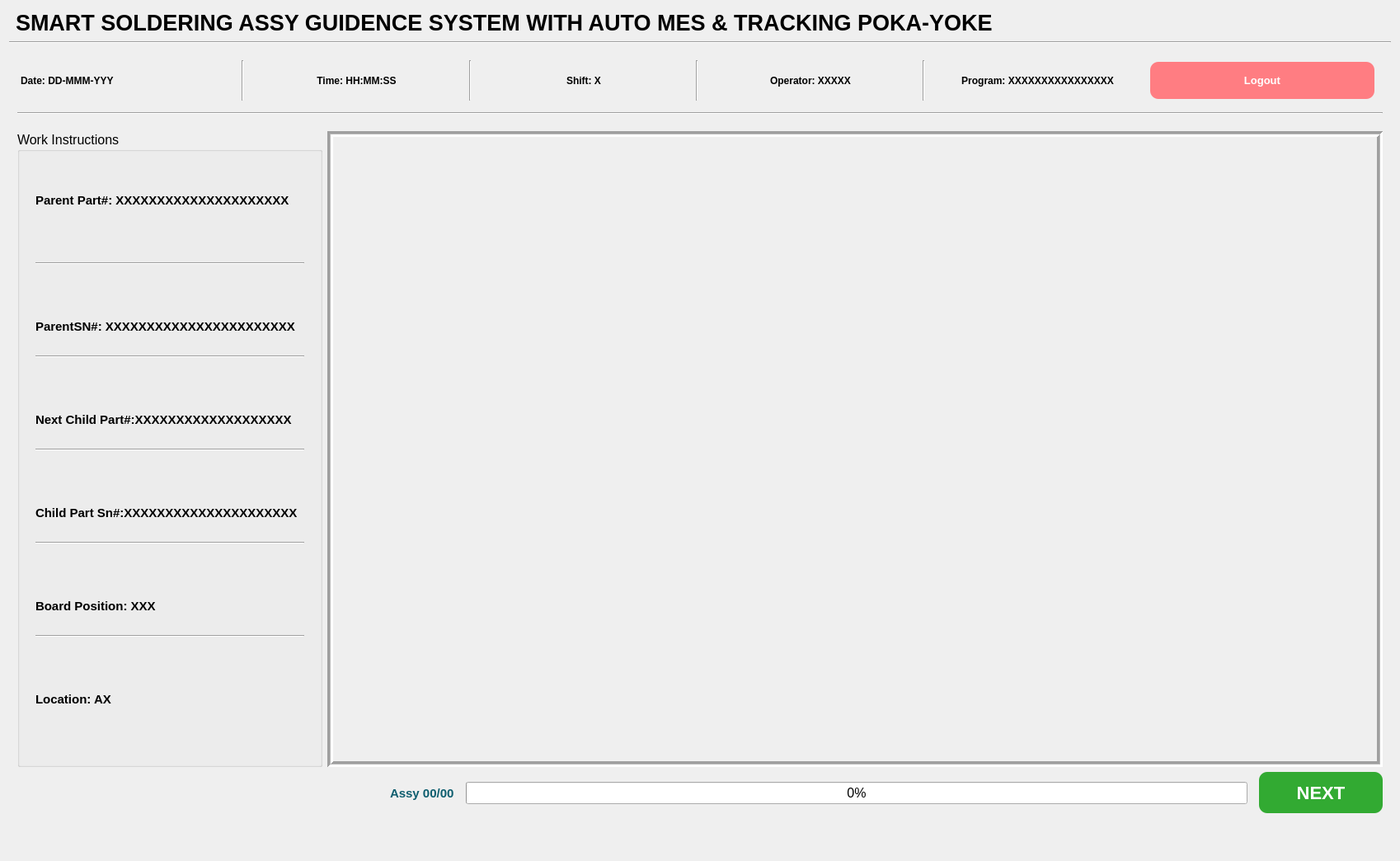
        <widget class="QWidget" name="opPanePage2">
         <layout class="QGridLayout" name="gridLayout_4">
          <item row="2" column="0">
           <widget class="Line" name="line">
            <property name="orientation">
             <enum>Qt::Horizontal</enum>
            </property>
           </widget>
          </item>
          <item row="3" column="0">
           <layout class="QGridLayout" name="gridLayout_3">
            <property name="leftMargin">
             <number>10</number>
            </property>
            <property name="rightMargin">
             <number>10</number>
            </property>
            <property name="verticalSpacing">
             <number>0</number>
            </property>
            <item row="6" column="0" colspan="2">
             <layout class="QHBoxLayout" name="horizontalLayout_7">
              <property name="spacing">
               <number>14</number>
              </property>
              <item>
               <spacer name="horizontalSpacer_7">
                <property name="orientation">
                 <enum>Qt::Horizontal</enum>
                </property>
                <property name="sizeType">
                 <enum>QSizePolicy::Preferred</enum>
                </property>
                <property name="sizeHint" stdset="0">
                 <size>
                  <width>452</width>
                  <height>20</height>
                 </size>
                </property>
               </spacer>
              </item>
              <item>
               <widget class="QLabel" name="total_assy_count_lab">
                <property name="minimumSize">
                 <size>
                  <width>0</width>
                  <height>63</height>
                 </size>
                </property>
                <property name="font">
                 <font>
                  <pointsize>11</pointsize>
                  <weight>75</weight>
                  <bold>true</bold>
                 </font>
                </property>
                <property name="styleSheet">
                 <string notr="true">color:#0E5E6F;</string>
                </property>
                <property name="frameShape">
                 <enum>QFrame::NoFrame</enum>
                </property>
                <property name="text">
                 <string>Assy 00/00</string>
                </property>
               </widget>
              </item>
              <item>
               <widget class="QProgressBar" name="progressBar">
                <property name="minimumSize">
                 <size>
                  <width>948</width>
                  <height>0</height>
                 </size>
                </property>
                <property name="font">
                 <font>
                  <pointsize>12</pointsize>
                 </font>
                </property>
                <property name="value">
                 <number>0</number>
                </property>
               </widget>
              </item>
              <item>
               <widget class="QPushButton" name="next">
                <property name="minimumSize">
                 <size>
                  <width>150</width>
                  <height>50</height>
                 </size>
                </property>
                <property name="styleSheet">
                 <string notr="true">QPushButton
{
   background-color: rgb(50,170,50);border-radius:10px;color:white;font-weight:bold;font-size:22px;
}

QPushButton:pressed
{
  background-color: rgb(10, 100, 10);     
}

</string>
                </property>
                <property name="text">
                 <string>NEXT</string>
                </property>
               </widget>
              </item>
             </layout>
            </item>
            <item row="4" column="1">
             <widget class="QLabel" name="label">
              <property name="minimumSize">
               <size>
                <width>1280</width>
                <height>720</height>
               </size>
              </property>
              <property name="maximumSize">
               <size>
                <width>2020</width>
                <height>1136</height>
               </size>
              </property>
              <property name="styleSheet">
               <string notr="true"/>
              </property>
              <property name="frameShape">
               <enum>QFrame::Box</enum>
              </property>
              <property name="frameShadow">
               <enum>QFrame::Sunken</enum>
              </property>
              <property name="lineWidth">
               <number>3</number>
              </property>
              <property name="midLineWidth">
               <number>1</number>
              </property>
              <property name="text">
               <string/>
              </property>
              <property name="textFormat">
               <enum>Qt::PlainText</enum>
              </property>
              <property name="scaledContents">
               <bool>true</bool>
              </property>
             </widget>
            </item>
            <item row="1" column="0" colspan="2">
             <widget class="QFrame" name="frame">
              <property name="minimumSize">
               <size>
                <width>0</width>
                <height>77</height>
               </size>
              </property>
              <property name="font">
               <font>
                <pointsize>5</pointsize>
               </font>
              </property>
              <property name="autoFillBackground">
               <bool>false</bool>
              </property>
              <property name="frameShape">
               <enum>QFrame::NoFrame</enum>
              </property>
              <property name="frameShadow">
               <enum>QFrame::Raised</enum>
              </property>
              <layout class="QHBoxLayout" name="horizontalLayout_2">
               <property name="leftMargin">
                <number>0</number>
               </property>
               <property name="rightMargin">
                <number>0</number>
               </property>
               <item>
                <layout class="QHBoxLayout" name="horizontalLayout">
                 <item>
                  <widget class="QFrame" name="frame_2">
                   <property name="autoFillBackground">
                    <bool>false</bool>
                   </property>
                   <property name="frameShape">
                    <enum>QFrame::NoFrame</enum>
                   </property>
                   <property name="frameShadow">
                    <enum>QFrame::Raised</enum>
                   </property>
                   <layout class="QHBoxLayout" name="horizontalLayout_9">
                    <property name="spacing">
                     <number>0</number>
                    </property>
                    <property name="leftMargin">
                     <number>0</number>
                    </property>
                    <property name="topMargin">
                     <number>0</number>
                    </property>
                    <property name="rightMargin">
                     <number>0</number>
                    </property>
                    <property name="bottomMargin">
                     <number>0</number>
                    </property>
                    <item>
                     <layout class="QHBoxLayout" name="horizontalLayout_8">
                      <property name="leftMargin">
                       <number>0</number>
                      </property>
                      <property name="topMargin">
                       <number>5</number>
                      </property>
                      <property name="rightMargin">
                       <number>10</number>
                      </property>
                      <property name="bottomMargin">
                       <number>5</number>
                      </property>
                      <item>
                       <widget class="QLabel" name="dat_lab">
                        <property name="minimumSize">
                         <size>
                          <width>0</width>
                          <height>45</height>
                         </size>
                        </property>
                        <property name="font">
                         <font>
                          <pointsize>9</pointsize>
                          <weight>75</weight>
                          <bold>true</bold>
                         </font>
                        </property>
                        <property name="styleSheet">
                         <string notr="true">padding:1px;</string>
                        </property>
                        <property name="text">
                         <string>Date: DD-MMM-YYY</string>
                        </property>
                        <property name="alignment">
                         <set>Qt::AlignLeading|Qt::AlignLeft|Qt::AlignVCenter</set>
                        </property>
                       </widget>
                      </item>
                      <item>
                       <widget class="Line" name="line_2">
                        <property name="orientation">
                         <enum>Qt::Vertical</enum>
                        </property>
                       </widget>
                      </item>
                      <item>
                       <widget class="QLabel" name="time_lab">
                        <property name="minimumSize">
                         <size>
                          <width>0</width>
                          <height>45</height>
                         </size>
                        </property>
                        <property name="font">
                         <font>
                          <pointsize>9</pointsize>
                          <weight>75</weight>
                          <bold>true</bold>
                         </font>
                        </property>
                        <property name="styleSheet">
                         <string notr="true">color:#;</string>
                        </property>
                        <property name="text">
                         <string>Time: HH:MM:SS</string>
                        </property>
                        <property name="alignment">
                         <set>Qt::AlignCenter</set>
                        </property>
                       </widget>
                      </item>
                      <item>
                       <widget class="Line" name="line_3">
                        <property name="orientation">
                         <enum>Qt::Vertical</enum>
                        </property>
                       </widget>
                      </item>
                      <item>
                       <widget class="QLabel" name="shift_lab">
                        <property name="minimumSize">
                         <size>
                          <width>0</width>
                          <height>45</height>
                         </size>
                        </property>
                        <property name="font">
                         <font>
                          <pointsize>9</pointsize>
                          <weight>75</weight>
                          <bold>true</bold>
                         </font>
                        </property>
                        <property name="styleSheet">
                         <string notr="true">color:#;</string>
                        </property>
                        <property name="text">
                         <string>Shift: X</string>
                        </property>
                        <property name="alignment">
                         <set>Qt::AlignCenter</set>
                        </property>
                       </widget>
                      </item>
                      <item>
                       <widget class="Line" name="line_4">
                        <property name="orientation">
                         <enum>Qt::Vertical</enum>
                        </property>
                       </widget>
                      </item>
                      <item>
                       <widget class="QLabel" name="operator_lab">
                        <property name="minimumSize">
                         <size>
                          <width>0</width>
                          <height>45</height>
                         </size>
                        </property>
                        <property name="font">
                         <font>
                          <pointsize>9</pointsize>
                          <weight>75</weight>
                          <bold>true</bold>
                         </font>
                        </property>
                        <property name="styleSheet">
                         <string notr="true">color:#;</string>
                        </property>
                        <property name="text">
                         <string>Operator: XXXXX</string>
                        </property>
                        <property name="alignment">
                         <set>Qt::AlignCenter</set>
                        </property>
                       </widget>
                      </item>
                      <item>
                       <widget class="Line" name="line_5">
                        <property name="orientation">
                         <enum>Qt::Vertical</enum>
                        </property>
                       </widget>
                      </item>
                      <item>
                       <widget class="QLabel" name="program_lab">
                        <property name="minimumSize">
                         <size>
                          <width>0</width>
                          <height>45</height>
                         </size>
                        </property>
                        <property name="font">
                         <font>
                          <pointsize>9</pointsize>
                          <weight>75</weight>
                          <bold>true</bold>
                         </font>
                        </property>
                        <property name="styleSheet">
                         <string notr="true">color:#;</string>
                        </property>
                        <property name="text">
                         <string>Program: XXXXXXXXXXXXXXXX</string>
                        </property>
                        <property name="alignment">
                         <set>Qt::AlignCenter</set>
                        </property>
                       </widget>
                      </item>
                      <item>
                       <widget class="QPushButton" name="logout_p">
                        <property name="minimumSize">
                         <size>
                          <width>0</width>
                          <height>45</height>
                         </size>
                        </property>
                        <property name="font">
                         <font>
                          <pointsize>10</pointsize>
                          <weight>75</weight>
                          <bold>true</bold>
                         </font>
                        </property>
                        <property name="styleSheet">
                         <string notr="true">QPushButton
{
   background-color: rgb(255,125,130);border-radius:10px;color:white;font-weight:bold;
}

QPushButton:pressed
{
  background-color: rgb(255, 100, 100);     
}

</string>
                        </property>
                        <property name="text">
                         <string>Logout</string>
                        </property>
                        <property name="iconSize">
                         <size>
                          <width>16</width>
                          <height>56</height>
                         </size>
                        </property>
                        <property name="autoDefault">
                         <bool>false</bool>
                        </property>
                        <property name="flat">
                         <bool>false</bool>
                        </property>
                       </widget>
                      </item>
                     </layout>
                    </item>
                   </layout>
                  </widget>
                 </item>
                </layout>
               </item>
              </layout>
             </widget>
            </item>
            <item row="4" column="0">
             <widget class="QGroupBox" name="groupBox">
              <property name="maximumSize">
               <size>
                <width>450</width>
                <height>16777215</height>
               </size>
              </property>
              <property name="font">
               <font>
                <pointsize>12</pointsize>
               </font>
              </property>
              <property name="autoFillBackground">
               <bool>false</bool>
              </property>
              <property name="styleSheet">
               <string notr="true">color:#442cre</string>
              </property>
              <property name="title">
               <string>Work Instructions </string>
              </property>
              <layout class="QVBoxLayout" name="verticalLayout_2">
               <item>
                <layout class="QVBoxLayout" name="verticalLayout">
                 <property name="spacing">
                  <number>10</number>
                 </property>
                 <property name="leftMargin">
                  <number>10</number>
                 </property>
                 <property name="topMargin">
                  <number>25</number>
                 </property>
                 <property name="rightMargin">
                  <number>10</number>
                 </property>
                 <property name="bottomMargin">
                  <number>5</number>
                 </property>
                 <item>
                  <widget class="QLabel" name="Parent_part_lab">
                   <property name="minimumSize">
                    <size>
                     <width>0</width>
                     <height>50</height>
                    </size>
                   </property>
                   <property name="font">
                    <font>
                     <pointsize>11</pointsize>
                     <weight>75</weight>
                     <bold>true</bold>
                    </font>
                   </property>
                   <property name="styleSheet">
                    <string notr="true">color:#442cre</string>
                   </property>
                   <property name="frameShape">
                    <enum>QFrame::NoFrame</enum>
                   </property>
                   <property name="text">
                    <string>Parent Part#: XXXXXXXXXXXXXXXXXXXXX</string>
                   </property>
                  </widget>
                 </item>
                 <item>
                  <spacer name="verticalSpacer_14">
                   <property name="orientation">
                    <enum>Qt::Vertical</enum>
                   </property>
                   <property name="sizeHint" stdset="0">
                    <size>
                     <width>20</width>
                     <height>40</height>
                    </size>
                   </property>
                  </spacer>
                 </item>
                 <item>
                  <widget class="Line" name="line_6">
                   <property name="orientation">
                    <enum>Qt::Horizontal</enum>
                   </property>
                  </widget>
                 </item>
                 <item>
                  <spacer name="verticalSpacer_8">
                   <property name="orientation">
                    <enum>Qt::Vertical</enum>
                   </property>
                   <property name="sizeHint" stdset="0">
                    <size>
                     <width>20</width>
                     <height>40</height>
                    </size>
                   </property>
                  </spacer>
                 </item>
                 <item>
                  <widget class="QLabel" name="Parent_sn_lab">
                   <property name="minimumSize">
                    <size>
                     <width>0</width>
                     <height>50</height>
                    </size>
                   </property>
                   <property name="font">
                    <font>
                     <pointsize>11</pointsize>
                     <weight>75</weight>
                     <bold>true</bold>
                    </font>
                   </property>
                   <property name="styleSheet">
                    <string notr="true">color:#442cre</string>
                   </property>
                   <property name="frameShape">
                    <enum>QFrame::NoFrame</enum>
                   </property>
                   <property name="text">
                    <string>ParentSN#: XXXXXXXXXXXXXXXXXXXXXXX</string>
                   </property>
                  </widget>
                 </item>
                 <item>
                  <widget class="Line" name="line_7">
                   <property name="orientation">
                    <enum>Qt::Horizontal</enum>
                   </property>
                  </widget>
                 </item>
                 <item>
                  <spacer name="verticalSpacer_9">
                   <property name="orientation">
                    <enum>Qt::Vertical</enum>
                   </property>
                   <property name="sizeHint" stdset="0">
                    <size>
                     <width>20</width>
                     <height>40</height>
                    </size>
                   </property>
                  </spacer>
                 </item>
                 <item>
                  <widget class="QLabel" name="child_part_lab">
                   <property name="minimumSize">
                    <size>
                     <width>0</width>
                     <height>50</height>
                    </size>
                   </property>
                   <property name="font">
                    <font>
                     <pointsize>11</pointsize>
                     <weight>75</weight>
                     <bold>true</bold>
                    </font>
                   </property>
                   <property name="styleSheet">
                    <string notr="true">color:#442cre</string>
                   </property>
                   <property name="frameShape">
                    <enum>QFrame::NoFrame</enum>
                   </property>
                   <property name="text">
                    <string>Next Child Part#:XXXXXXXXXXXXXXXXXXX</string>
                   </property>
                  </widget>
                 </item>
                 <item>
                  <widget class="Line" name="line_8">
                   <property name="orientation">
                    <enum>Qt::Horizontal</enum>
                   </property>
                  </widget>
                 </item>
                 <item>
                  <spacer name="verticalSpacer_10">
                   <property name="orientation">
                    <enum>Qt::Vertical</enum>
                   </property>
                   <property name="sizeHint" stdset="0">
                    <size>
                     <width>20</width>
                     <height>40</height>
                    </size>
                   </property>
                  </spacer>
                 </item>
                 <item>
                  <widget class="QLabel" name="child_part_sn_lab">
                   <property name="minimumSize">
                    <size>
                     <width>0</width>
                     <height>50</height>
                    </size>
                   </property>
                   <property name="font">
                    <font>
                     <pointsize>11</pointsize>
                     <weight>75</weight>
                     <bold>true</bold>
                    </font>
                   </property>
                   <property name="styleSheet">
                    <string notr="true">color:#442cre</string>
                   </property>
                   <property name="frameShape">
                    <enum>QFrame::NoFrame</enum>
                   </property>
                   <property name="text">
                    <string>Child Part Sn#:XXXXXXXXXXXXXXXXXXXXX</string>
                   </property>
                  </widget>
                 </item>
                 <item>
                  <widget class="Line" name="line_9">
                   <property name="orientation">
                    <enum>Qt::Horizontal</enum>
                   </property>
                  </widget>
                 </item>
                 <item>
                  <spacer name="verticalSpacer_11">
                   <property name="orientation">
                    <enum>Qt::Vertical</enum>
                   </property>
                   <property name="sizeHint" stdset="0">
                    <size>
                     <width>20</width>
                     <height>40</height>
                    </size>
                   </property>
                  </spacer>
                 </item>
                 <item>
                  <widget class="QLabel" name="Board_position_lab">
                   <property name="minimumSize">
                    <size>
                     <width>0</width>
                     <height>50</height>
                    </size>
                   </property>
                   <property name="font">
                    <font>
                     <pointsize>11</pointsize>
                     <weight>75</weight>
                     <bold>true</bold>
                    </font>
                   </property>
                   <property name="styleSheet">
                    <string notr="true">color:#442cre</string>
                   </property>
                   <property name="frameShape">
                    <enum>QFrame::NoFrame</enum>
                   </property>
                   <property name="text">
                    <string>Board Position: XXX</string>
                   </property>
                  </widget>
                 </item>
                 <item>
                  <widget class="Line" name="line_10">
                   <property name="orientation">
                    <enum>Qt::Horizontal</enum>
                   </property>
                  </widget>
                 </item>
                 <item>
                  <spacer name="verticalSpacer_12">
                   <property name="orientation">
                    <enum>Qt::Vertical</enum>
                   </property>
                   <property name="sizeHint" stdset="0">
                    <size>
                     <width>20</width>
                     <height>40</height>
                    </size>
                   </property>
                  </spacer>
                 </item>
                 <item>
                  <widget class="QLabel" name="location_ax">
                   <property name="minimumSize">
                    <size>
                     <width>0</width>
                     <height>50</height>
                    </size>
                   </property>
                   <property name="font">
                    <font>
                     <pointsize>11</pointsize>
                     <weight>75</weight>
                     <bold>true</bold>
                    </font>
                   </property>
                   <property name="styleSheet">
                    <string notr="true">color:#442cre</string>
                   </property>
                   <property name="frameShape">
                    <enum>QFrame::NoFrame</enum>
                   </property>
                   <property name="text">
                    <string>Location: AX</string>
                   </property>
                  </widget>
                 </item>
                 <item>
                  <spacer name="verticalSpacer_6">
                   <property name="orientation">
                    <enum>Qt::Vertical</enum>
                   </property>
                   <property name="sizeHint" stdset="0">
                    <size>
                     <width>20</width>
                     <height>40</height>
                    </size>
                   </property>
                  </spacer>
                 </item>
                </layout>
               </item>
              </layout>
             </widget>
            </item>
            <item row="3" column="0" colspan="2">
             <spacer name="verticalSpacer_28">
              <property name="orientation">
               <enum>Qt::Vertical</enum>
              </property>
              <property name="sizeHint" stdset="0">
               <size>
                <width>20</width>
                <height>20</height>
               </size>
              </property>
             </spacer>
            </item>
            <item row="7" column="0" colspan="2">
             <spacer name="verticalSpacer_5">
              <property name="orientation">
               <enum>Qt::Vertical</enum>
              </property>
              <property name="sizeHint" stdset="0">
               <size>
                <width>20</width>
                <height>40</height>
               </size>
              </property>
             </spacer>
            </item>
            <item row="2" column="0" colspan="2">
             <widget class="Line" name="line_13">
              <property name="orientation">
               <enum>Qt::Horizontal</enum>
              </property>
             </widget>
            </item>
           </layout>
          </item>
          <item row="0" column="0">
           <layout class="QGridLayout" name="gridLayout_29">
            <property name="topMargin">
             <number>0</number>
            </property>
            <property name="verticalSpacing">
             <number>1</number>
            </property>
            <item row="0" column="0" colspan="2">
             <widget class="QLabel" name="label_16">
              <property name="font">
               <font>
                <pointsize>20</pointsize>
                <weight>75</weight>
                <bold>true</bold>
               </font>
              </property>
              <property name="styleSheet">
               <string notr="true">padding:1px;</string>
              </property>
              <property name="text">
               <string>SMART SOLDERING ASSY GUIDENCE SYSTEM WITH AUTO MES &amp; TRACKING POKA-YOKE </string>
              </property>
             </widget>
            </item>
            <item row="0" column="3">
             <widget class="QLabel" name="label_17">
              <property name="maximumSize">
               <size>
                <width>162</width>
                <height>40</height>
               </size>
              </property>
              <property name="font">
               <font>
                <pointsize>20</pointsize>
                <weight>75</weight>
                <bold>true</bold>
               </font>
              </property>
              <property name="styleSheet">
               <string notr="true">color: #f99933;</string>
              </property>
              <property name="text">
               <string/>
              </property>
              <property name="pixmap">
               <pixmap resource="../resources/resources.qrc">:/resources/app logo.png</pixmap>
              </property>
              <property name="scaledContents">
               <bool>true</bool>
              </property>
             </widget>
            </item>
            <item row="0" column="2">
             <widget class="QLabel" name="label_18">
              <property name="maximumSize">
               <size>
                <width>95</width>
                <height>50</height>
               </size>
              </property>
              <property name="text">
               <string/>
              </property>
              <property name="pixmap">
               <pixmap resource="../resources/resources.qrc">:/resources/sanmina-logo.png</pixmap>
              </property>
              <property name="scaledContents">
               <bool>true</bool>
              </property>
             </widget>
            </item>
           </layout>
          </item>
         </layout>
        </widget>
